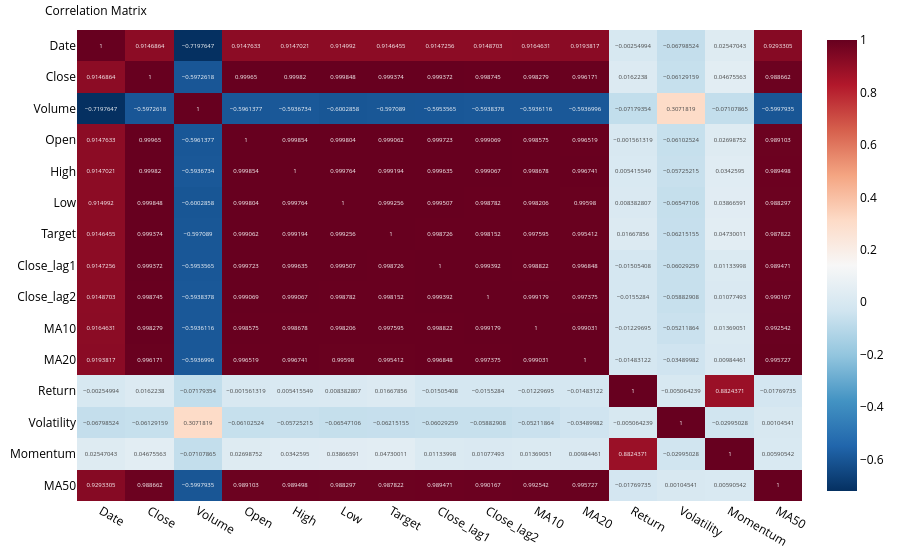

Notebook code for this chart:
### Code cell
# Correlation Matrix
corr_matrix = data.corr()

fig_corr = px.imshow(
    corr_matrix,
    text_auto=True,
    aspect="auto",
    title="Correlation Matrix",
    color_continuous_scale='RdBu_r'  
)

fig_corr.update_layout(
    font=dict(color='black'),
    title=dict(font=title_font),
    xaxis=dict(title_font=axis_font),
    yaxis=dict(title_font=axis_font),
    margin=dict(l=10, r=10, t=30, b=10)
)

fig_corr.show()

insight_text = """
<b>Correlation Matrix Analysis:</b><br>
• Shows relationships between numerical variables<br>
• Values range from -1 (perfect negative correlation) to +1 (perfect positive correlation)<br>
• 0 indicates no linear relationship<br>
• Red indicates positive correlation, blue indicates negative correlation<br>
• Helps identify multicollinearity and feature relationships
"""

save_plot_as_html(fig_corr, 'Correlation_Matrix', insight_text)

### Figure 1 — Plotly figure (JSON) as saved in the notebook; plotly's stock layout.template omitted (floating-point values rounded to 4 significant figures; data arrays with more than 128 entries replaced by an {"elided": "..."} marker saying what was removed)
{"data": [{"coloraxis": "coloraxis", "hovertemplate": "x: %{x}<br>y: %{y}<br>color: %{z}<extra></extra>", "name": "0", "texttemplate": "%{z}", "type": "heatmap", "x": ["Date", "Close", "Volume", "Open", "High", "Low", "Target", "Close_lag1", "Close_lag2", "MA10", "MA20", "Return", "Volatility", "Momentum", "MA50"], "xaxis": "x", "y": ["Date", "Close", "Volume", "Open", "High", "Low", "Target", "Close_lag1", "Close_lag2", "MA10", "MA20", "Return", "Volatility", "Momentum", "MA50"], "yaxis": "y", "z": {"elided": "15x15 float values"}}], "layout": {"coloraxis": {"colorscale": [[0, "rgb(5,48,97)"], [0.1, "rgb(33,102,172)"], [0.2, "rgb(67,147,195)"], [0.3, "rgb(146,197,222)"], [0.4, "rgb(209,229,240)"], [0.5, "rgb(247,247,247)"], [0.6, "rgb(253,219,199)"], [0.7, "rgb(244,165,130)"], [0.8, "rgb(214,96,77)"], [0.9, "rgb(178,24,43)"], [1, "rgb(103,0,31)"]]}, "font": {"color": "black"}, "margin": {"b": 10, "l": 10, "r": 10, "t": 30}, "title": {"font": {"size": 12}, "text": "Correlation Matrix"}, "xaxis": {"anchor": "y", "domain": [0, 1], "title": {"font": {"size": 16}}}, "yaxis": {"anchor": "x", "autorange": "reversed", "domain": [0, 1], "title": {"font": {"size": 16}}}}}
